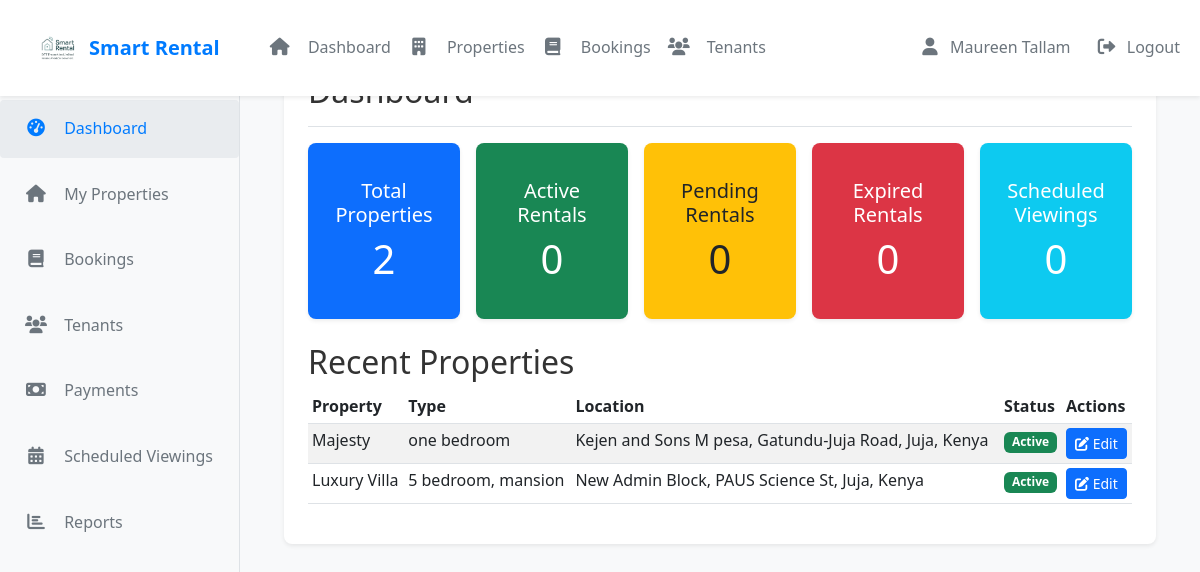
The app's page /smart_landlords/index.php (signed in), older data.
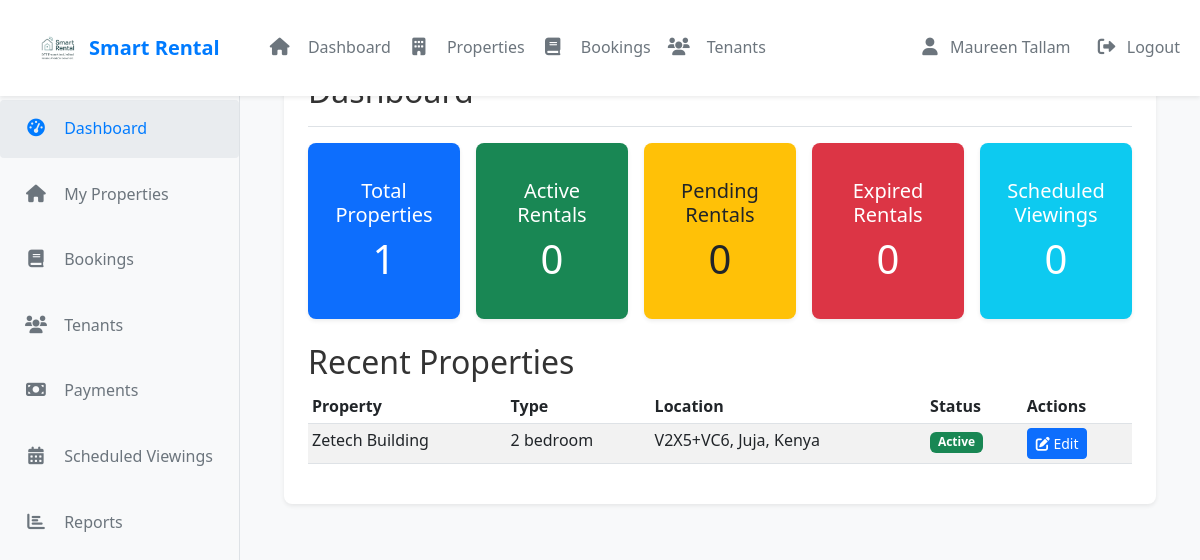
The same page, newer data.
### tables this page shows
CREATE TABLE `houses` (
  `id` int(30) NOT NULL,
  `landlord_id` int(30) NOT NULL,
  `house_no` varchar(50) NOT NULL,
  `category_id` int(30) NOT NULL,
  `description` text NOT NULL,
  `location` varchar(255) DEFAULT NULL,
  `city` varchar(100) DEFAULT NULL,
  `state` varchar(100) DEFAULT NULL,
  `country` varchar(100) DEFAULT NULL,
  `latitude` decimal(10,8) DEFAULT NULL,
  `longitude` decimal(11,8) DEFAULT NULL,
  `price` double NOT NULL,
  `security_deposit` decimal(10,2) DEFAULT NULL,
  `min_rental_period` int(11) DEFAULT 1 COMMENT 'In months',
  `max_rental_period` int(11) DEFAULT 12 COMMENT 'In months',
  `advance_rent_months` int(11) DEFAULT 1 COMMENT 'Number of months rent to pay in advance',
  `payment_cycle` enum('monthly','quarterly','annually') NOT NULL DEFAULT 'monthly',
  `late_fee_percentage` decimal(5,2) DEFAULT 5.00,
  `bedrooms` int(11) DEFAULT 0,
  `bathrooms` int(11) DEFAULT 0,
  `area` decimal(10,2) DEFAULT NULL,
  `image` varchar(255) DEFAULT NULL,
  `main_image` varchar(255) DEFAULT NULL,
  `featured` tinyint(1) DEFAULT 0,
  `status` tinyint(1) DEFAULT 1,
  `created_at` timestamp NOT NULL DEFAULT current_timestamp(),
  `updated_at` timestamp NOT NULL DEFAULT current_timestamp() ON UPDATE current_timestamp(),
  `address` text DEFAULT NULL,
  `total_units` int(11) NOT NULL DEFAULT 1,
  `available_units` int(11) NOT NULL DEFAULT 1
);

CREATE TABLE `categories` (
  `id` int(30) NOT NULL,
  `name` varchar(200) NOT NULL
);

### smart_landlords/index.php (the view, shortened to what the changed rows need)
<?php
require_once '../config/db.php';
$stmt = $conn->prepare("SELECT h.*, c.name as category_name
                       FROM houses h
                       LEFT JOIN categories c ON h.category_id = c.id
                       WHERE h.landlord_id = ?");
$stmt->bind_param('i', $_SESSION['user_id']);
$stmt->execute();
$properties = $stmt->get_result()->fetch_all(MYSQLI_ASSOC);
$stmt = $conn->prepare("SELECT COUNT(*) as total_properties
                       FROM houses
                       WHERE landlord_id = ?");
$stmt->bind_param('i', $_SESSION['user_id']);
$stmt->execute();
$total_properties = $stmt->get_result()->fetch_assoc()['total_properties'];
?>
<!DOCTYPE html>
<html lang="en">
<head>
    <link href="https://cdn.jsdelivr.net/npm/bootstrap@5.3.0/dist/css/bootstrap.min.css" rel="stylesheet">
    <link rel="stylesheet" href="https://cdnjs.cloudflare.com/ajax/libs/font-awesome/6.0.0/css/all.min.css">
    <link rel="stylesheet" href="assets/css/style.css">
</head>
<body>
    <div class="page-wrapper">
        <div class="main-content">
            <div class="container-fluid">
                <div class="page-content">
                    <div class="d-flex justify-content-between flex-wrap flex-md-nowrap align-items-center pt-3 pb-2 mb-3 border-bottom">
                        <h1 class="h2">Dashboard</h1>
                    </div>
                    <div class="row g-3 mb-4">
                        <div class="col-12 col-sm-6 col-xl mb-3 mb-xl-0">
                            <div class="card bg-primary text-white h-100">
                                <div class="card-body d-flex flex-column align-items-center justify-content-center text-center">
                                    <h5 class="card-title mb-2">Total Properties</h5>
                                    <p class="card-text display-6 mb-0"><?php echo $total_properties; ?></p>
                                </div>
                            </div>
                        </div>
                    </div>
                    <h2>Recent Properties</h2>
                    <div class="table-responsive">
                        <table class="table table-striped table-sm">
                            <thead>
                                <tr>
                                    <th>Property</th>
                                    <th>Type</th>
                                    <th>Location</th>
                                    <th>Status</th>
                                    <th>Actions</th>
                                </tr>
                            </thead>
                            <tbody>
                                <?php foreach ($properties as $property): ?>
                                <tr>
                                    <td><?php echo htmlspecialchars($property['house_no']); ?></td>
                                    <td><?php echo htmlspecialchars($property['category_name']); ?></td>
                                    <td><?php echo htmlspecialchars($property['location']); ?></td>
                                    <td>
                                        <span class="badge bg-<?php echo $property['status'] ? 'success' : 'danger'; ?>">
                                            <?php echo $property['status'] ? 'Active' : 'Inactive'; ?>
                                        </span>
                                    </td>
                                    <td>
                                        <a href="edit-property.php?id=<?php echo $property['id']; ?>" class="btn btn-sm btn-primary">
                                            <i class="fas fa-edit"></i> Edit
                                        </a>
                                    </td>
                                </tr>
                                <?php endforeach; ?>
                            </tbody>
                        </table>
                    </div>
                </div>
            </div>
        </div>
    </div>
</body>
</html>

Row changes from the older to the newer data that the page shows:
removed houses: house_no "Majesty", category.name "one bedroom", location "Kejen and Sons M pesa, Gatundu-Juja Road, Juja, Kenya", status "Active"
removed houses: house_no "Luxury Villa", category.name "5 bedroom, mansion", location "New Admin Block, PAUS Science St, Juja, Kenya", status "Active"
added houses: house_no "Zetech Building", category.name "2 bedroom", location "V2X5+VC6, Juja, Kenya", status "Active"
Text that changed along with them:
$total_properties: "2" → "1"
